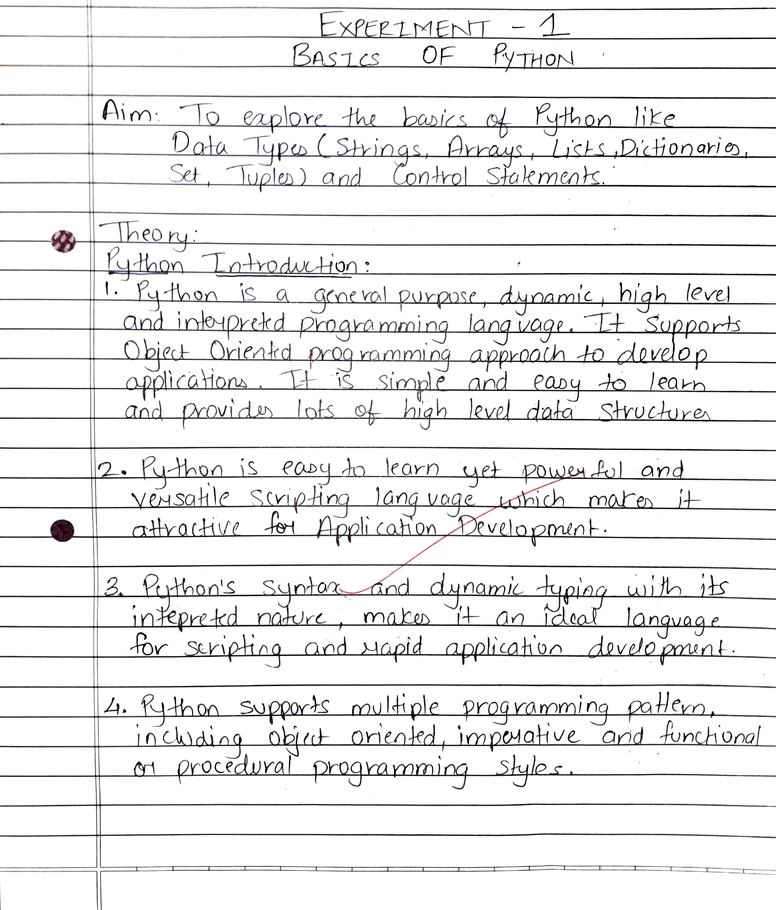
#> input picture img_preproces/test images/page_1.png, 776 x 910 px, shrunk from 1647 x 1931 before the run
$ python -i lineRemoval.py   (imports and definitions only)
#> lines starting #> are read from the running program, lines starting #| are printed output that depends on the picture; after the words box and inside, x2 and y2 are one past the last pixel; in counts of white or black regions, pixels touching at a corner belong together
#> further down, picture is the input picture: shape (910, 776, 3); mean B, G, R 236.1, 235.6, 235.8
import numpy as np
import cv2

# Hough line detection
# Credit: https://vzaguskin.github.io/fourielines1/
def houghLines(img):
    from skimage.draw import line
    w, h = img.shape
    acc = []
    for i in range(h):
        rr, cc = line(0, i, w-1, h-i-1)
        acc.append(np.sum(img[rr, cc]))
    mi = np.argmax(acc)
    ret = np.zeros(img.shape, dtype=np.bool_)
    rr, cc = line(0, mi, w-1, h-mi-1)
    ret[rr, cc] = True
    return ret

# Remove lines on lined pages using hough lines and Fourier transform
# Credit: https://vzaguskin.github.io/fourielines1/
def lines_removal(img, return_gray=False):
#> called with return_gray = False
    from scipy import ndimage, spatial
    from scipy.ndimage import filters, morphology

    imggray = cv2.cvtColor(img, cv2.COLOR_BGR2GRAY)
    imfft = np.fft.fft2(imggray)
    imffts = np.fft.fftshift(imfft)
    mags = np.abs(imffts)
    angles = np.angle(imffts)
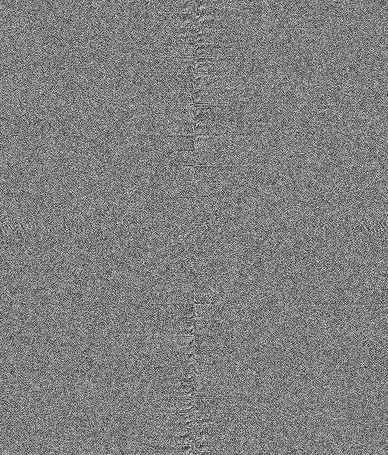
#> angles: shape (910, 776) float64 (shown at 1/2 size); min -3.14, max 3.14, mean -4.45e-06; drawn with min black and max white
    visual = np.log(mags)
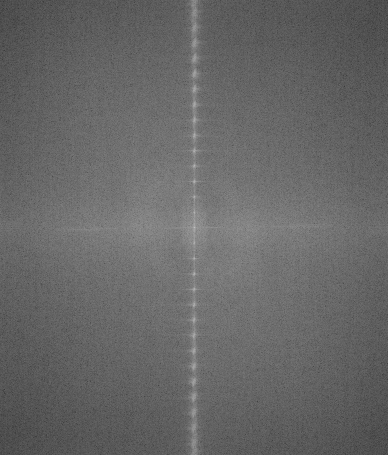
#> visual: shape (910, 776) float64 (shown at 1/2 size); min 2.99, max 18.93, mean 9.43; drawn with min black and max white
    visual3 = np.abs(visual.astype(np.int16) - np.mean(visual))
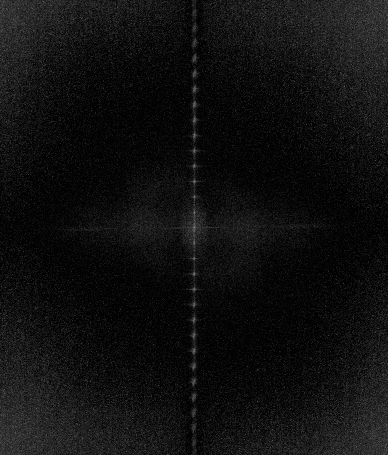
#> visual3: shape (910, 776) float64 (shown at 1/2 size); min 0.434, max 8.57, mean 0.951; drawn with min black and max white

    ret = houghLines(visual3)
#> after the loop in houghLines, `for i in range(h):`: acc = 776 values, max 1939.5 at index 389, min 783.7 at index 320, mean 899.7
#> in houghLines, `mi = np.argmax(acc)`: mi = 389
#> in houghLines, `rr, cc = line(0, mi, w-1, h-mi-1)`: rr = 910 values from 0 to 909; cc = 910 values, max 389 at index 0, min 386 at index 758, mean 387.5
#> in houghLines, `ret[rr, cc] = True`:
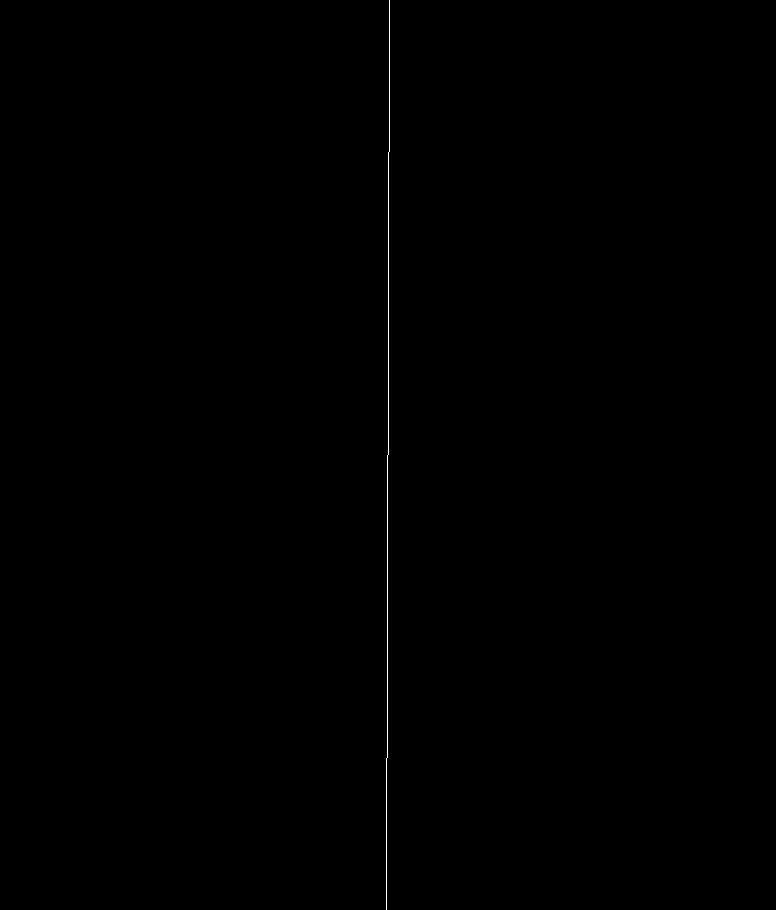
#> ret: shape (910, 776) bool; 0.13% white in thin lines or dots, all inside (x1, y1, x2, y2) = (386, 0, 390, 910)
    ret = morphology.binary_dilation(ret)
#> ret: shape (910, 776) bool; 0.39% white; 1 white region, box (x1, y1, x2, y2) and area: (385, 0, 391, 910) 2730
    ret = morphology.binary_dilation(ret)
#> ret: shape (910, 776) bool; 0.64% white; 1 white region, box (x1, y1, x2, y2) and area: (384, 0, 392, 910) 4550
    ret = morphology.binary_dilation(ret)
#> ret: shape (910, 776) bool; 0.9% white; 1 white region, box (x1, y1, x2, y2) and area: (383, 0, 393, 910) 6370
    ret = morphology.binary_dilation(ret)
#> ret: shape (910, 776) bool; 1.2% white; 1 white region, box (x1, y1, x2, y2) and area: (382, 0, 394, 910) 8190
    ret = morphology.binary_dilation(ret)
#> ret: shape (910, 776) bool; 1.4% white; 1 white region, box (x1, y1, x2, y2) and area: (381, 0, 395, 910) 10010
    w, h = ret.shape
    ret[w//2-3:w//2+3, h//2-3:h//2+3] = False
#> ret: shape (910, 776) bool; 1.4% white; 1 white region, box (x1, y1, x2, y2) and area: (381, 0, 395, 910) 9974

    delta = np.mean(visual[ret]) - np.mean(visual)
#> delta = 1.92
    visual_blured = ndimage.gaussian_filter(visual, sigma=5)
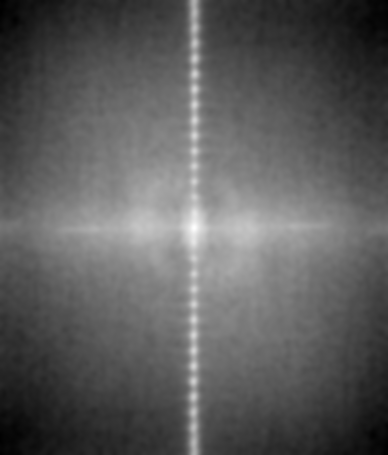
#> visual_blured: shape (910, 776) float64 (shown at 1/2 size); min 7.75, max 12.42, mean 9.43; drawn with min black and max white
    visual[ret] = visual_blured[ret]
#> visual: shape (910, 776) float64; 1.41% of pixels changed, all inside (x1, y1, x2, y2) = (381, 0, 395, 910)
    newmagsshift = np.exp(visual)
    newffts = newmagsshift * np.exp(1j*angles)
    newfft = np.fft.ifftshift(newffts)
    imrev = np.fft.ifft2(newfft)
    newim2 = np.abs(imrev).astype(np.uint8)

    gray = newim2.copy()
    newim2 = cv2.cvtColor(newim2, cv2.COLOR_GRAY2RGB)
#> newim2: shape (910, 776, 3)
    newim2 = np.maximum(newim2, img)
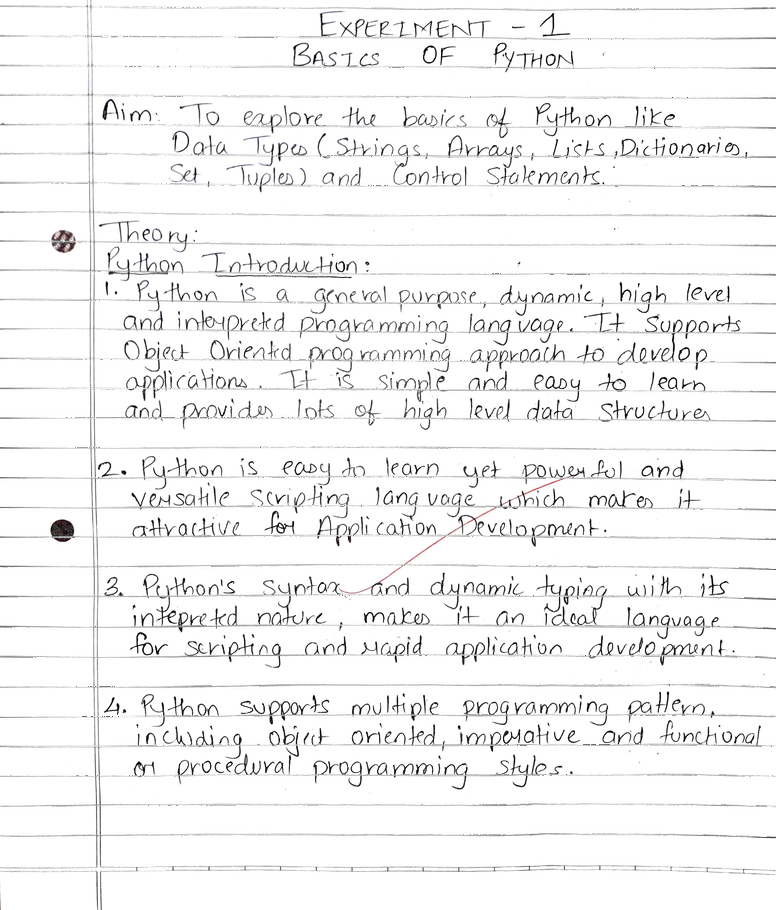
#> newim2: shape (910, 776, 3); mean B, G, R 243.2, 243.1, 243.2
    img = newim2
    return img

>>> import cv2
>>> picture = cv2.imread('page_1.png')
>>> result = lines_removal(picture)

$ run again, on img_preproces/test images/page_2.png
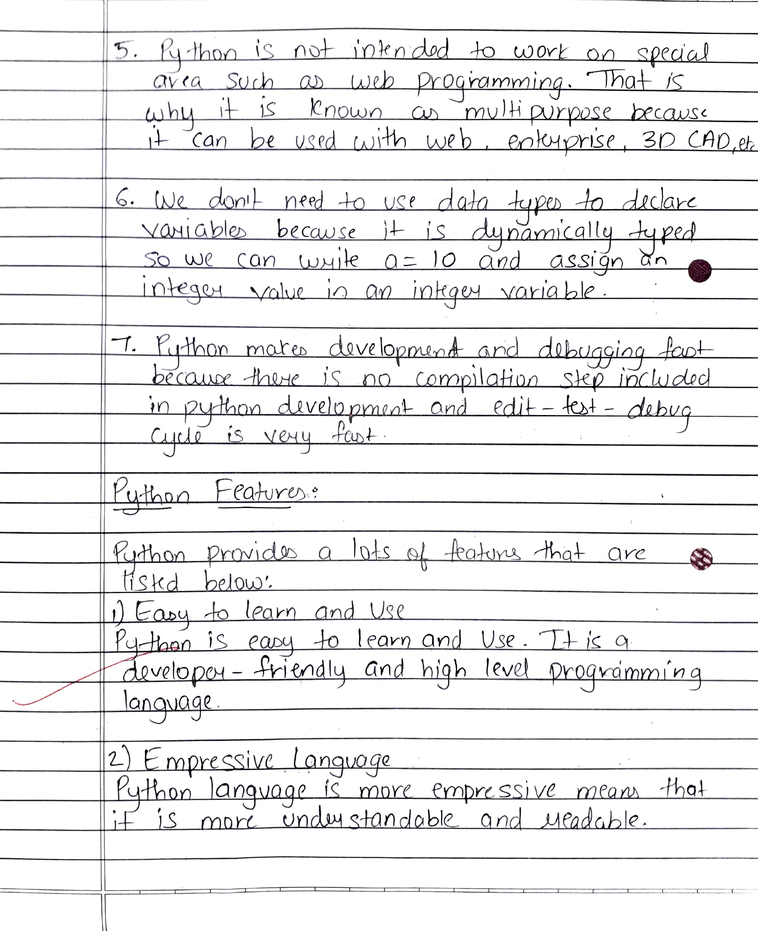
#> input picture img_preproces/test images/page_2.png, 758 x 931 px, shrunk from 1619 x 1990 before the run
#> picture is the input picture: shape (931, 758, 3); mean B, G, R 236.9, 236.1, 236.4
#> in lines_removal, `visual3 = np.abs(visual.astype(np.int16) - np.mean(visual))`:
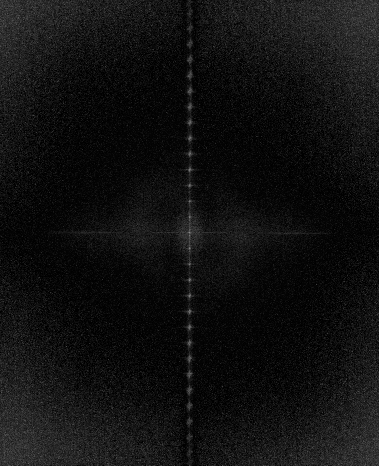
#> visual3: shape (931, 758) float64 (shown at 1/2 size); min 0.41, max 8.59, mean 0.952; drawn with min black and max white
#> after the loop in houghLines, `for i in range(h):`: acc = 758 values, max 2001.8 at index 379, min 800 at index 282, mean 922.9
#> mi = 379
#> rr = 931 values from 0 to 930; cc = 931 values, max 379 at index 0, min 378 at index 465, mean 378.5
#> delta = 1.96
#> in lines_removal, `newim2 = np.maximum(newim2, img)`:
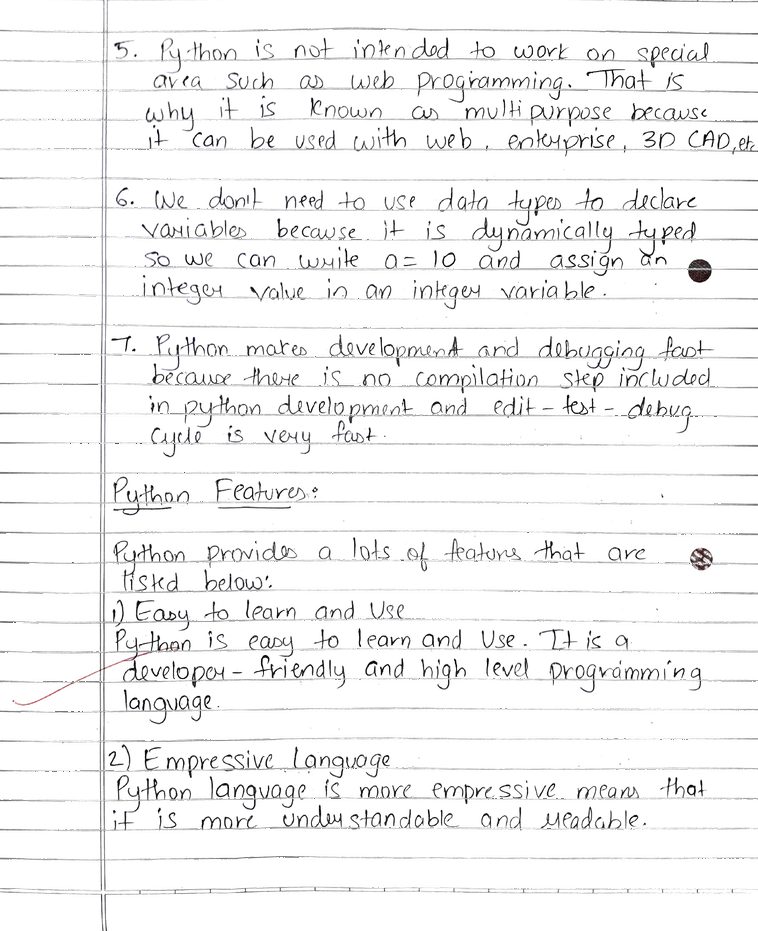
#> newim2: shape (931, 758, 3); mean B, G, R 243.7, 243.6, 243.6

$ run again, on img_preproces/test images/page_3.png
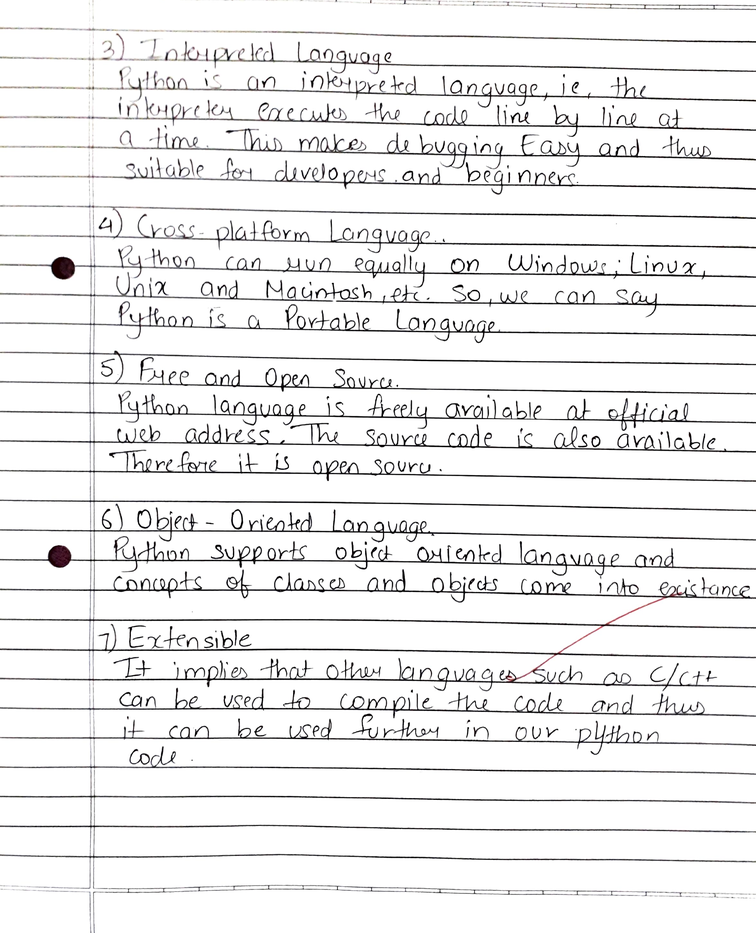
#> input picture img_preproces/test images/page_3.png, 756 x 933 px, shrunk from 1617 x 1997 before the run
#> picture is the input picture: shape (933, 756, 3); mean B, G, R 237.2, 237, 237.3
#> after the loop in houghLines, `for i in range(h):`: acc = 756 values, max 1979.2 at index 383, min 808.3 at index 317, mean 937.8
#> mi = 383
#> rr = 933 values from 0 to 932; cc = 933 values, max 383 at index 0, min 372 at index 890, mean 377.5
#> in houghLines, `ret[rr, cc] = True`:
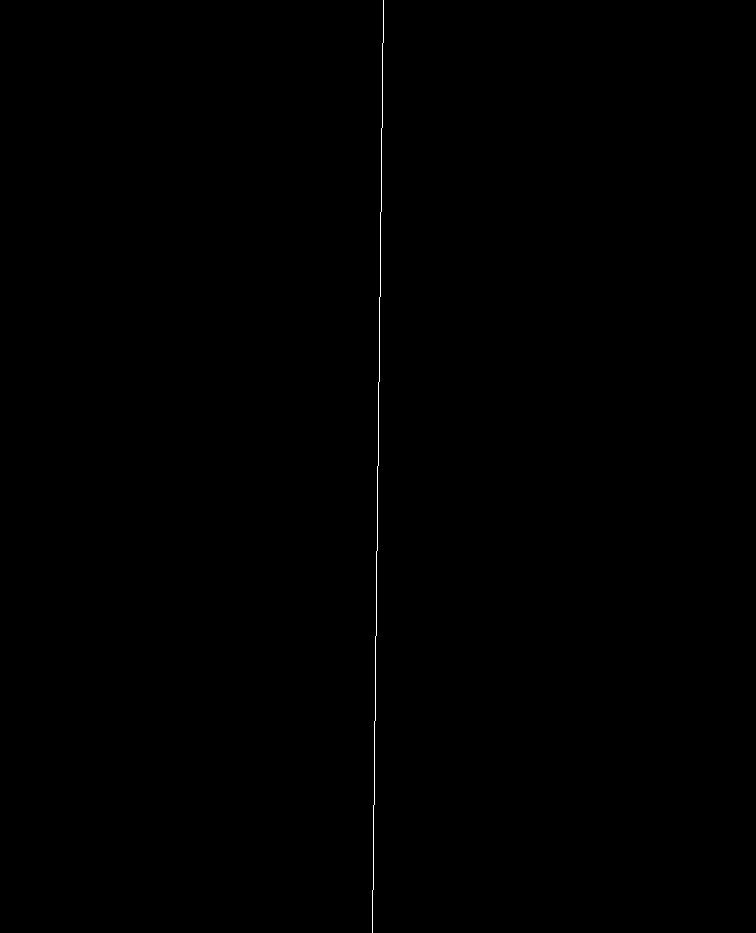
#> ret: shape (933, 756) bool; 0.13% white in thin lines or dots, all inside (x1, y1, x2, y2) = (372, 0, 384, 933)
#> delta = 1.92
#> in lines_removal, `newim2 = np.maximum(newim2, img)`:
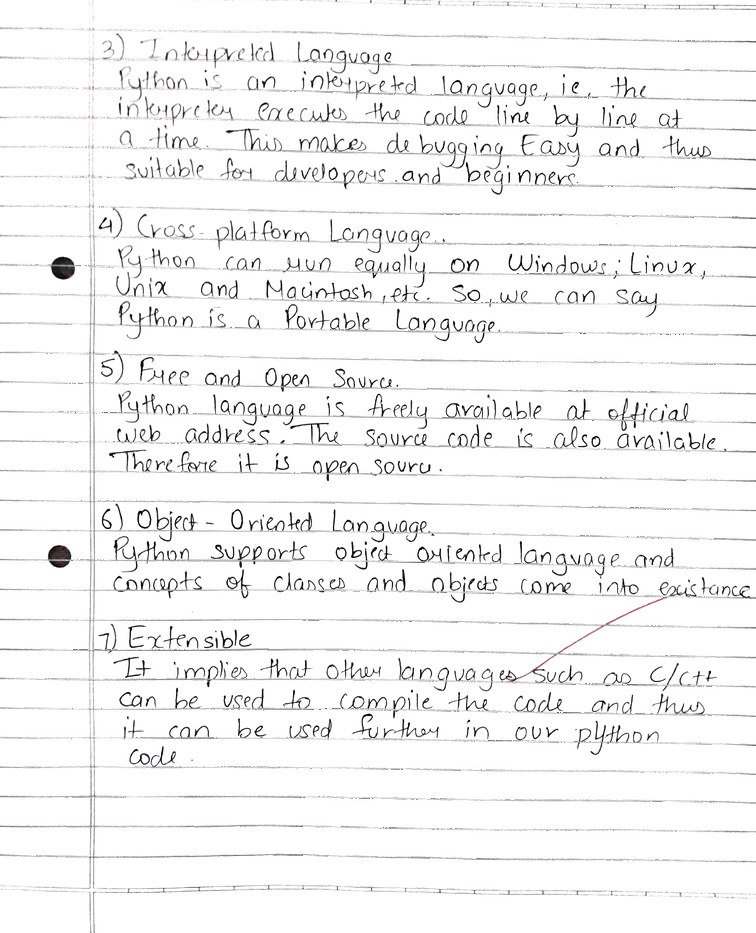
#> newim2: shape (933, 756, 3); mean B, G, R 244, 244, 244.1
